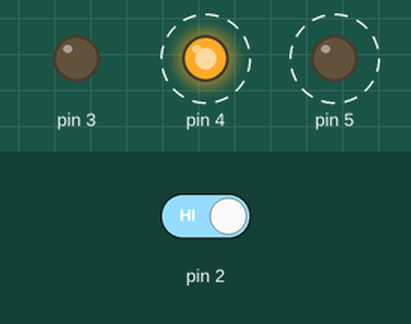
Simulated run of this sketch. Board: Arduino Uno, built with avr-gcc and run on an emulated ATmega328P. Shown: output pins drawn as LEDs (lit = HIGH). Dashed ring = blinking. The inputs (shaded band) are chosen by the test bench; at power-on: pin 2 HIGH.

Above: at 1.8 s.
1.9 s: pin 2 driven LOW
At 2.5 s:
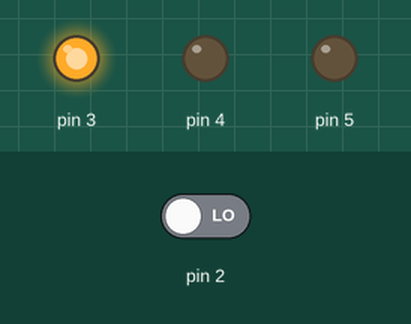
3.5 s: pin 2 driven HIGH
At 3.62 s:
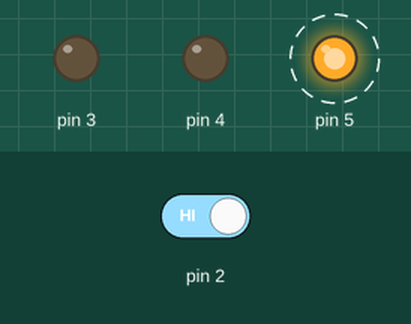
At 10.2 s:
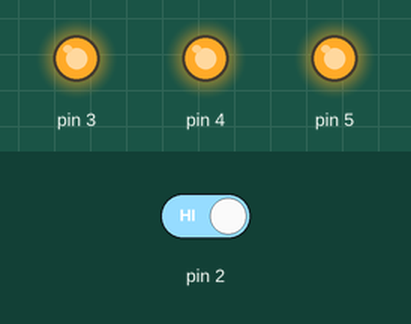
Timing chart, 0 to 11.7 s (numbered marks = the images above; inputs shaded):
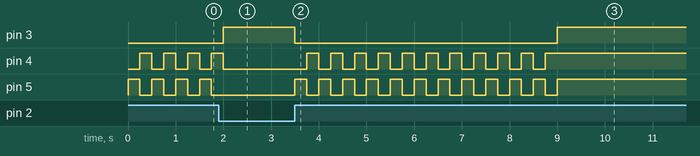

Measured:
- after the input at 1.9 s, pin 3: LOW → HIGH after 0.10 s; pin 4: goes on until 2.0 s, then stays LOW; pin 5: stops changing and stays LOW
- after the input at 3.5 s, pin 3: HIGH → LOW at once, → HIGH 5.5 s later; pin 4: alternates HIGH for 0.25 s and LOW for 0.25 s, 21 changes in all, then stays HIGH, starting after 0.25 s; pin 5: alternates HIGH for 0.25 s and LOW for 0.25 s, 23 changes in all, then stays HIGH, starting at once
- by itself, pin 4, pin 5: alternates HIGH for 0.25 s and LOW for 0.25 s

The sketch:

Project2.ino
```cpp
int switchState = 0;
int counter = 0;

void setup()
{
    // put your setup code here, to run once:
    pinMode(3, OUTPUT);
    pinMode(4, OUTPUT);
    pinMode(5, OUTPUT);
    pinMode(2, INPUT);
}

void loop()
{
    // put your main code here, to run repeatedly:
    switchState = digitalRead(2);

    if (switchState == LOW)
    {
        counter = 0;
        digitalWrite(3, HIGH);
        digitalWrite(4, LOW);
        digitalWrite(5, LOW);
    }
    else if (counter > 10)
    {
        digitalWrite(3, HIGH);
        digitalWrite(4, HIGH);
        digitalWrite(5, HIGH);
    }
    else
    {
        counter += 1;
        digitalWrite(3, LOW);
        digitalWrite(4, LOW);
        digitalWrite(5, HIGH);

        delay(250);

        digitalWrite(4, HIGH);
        digitalWrite(5, LOW);

        delay(250);
    }
}
```
